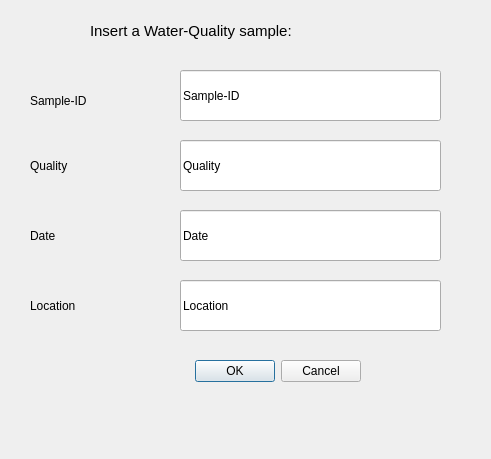
<?xml version="1.0" encoding="UTF-8"?>
<ui version="4.0">
 <class>Water</class>
 <widget class="QDialog" name="Water">
  <property name="geometry">
   <rect>
    <x>0</x>
    <y>0</y>
    <width>491</width>
    <height>459</height>
   </rect>
  </property>
  <property name="windowTitle">
   <string>Water Quality Sample Input</string>
  </property>
  <widget class="QDialogButtonBox" name="buttonBox">
   <property name="geometry">
    <rect>
     <x>20</x>
     <y>331</y>
     <width>341</width>
     <height>81</height>
    </rect>
   </property>
   <property name="orientation">
    <enum>Qt::Horizontal</enum>
   </property>
   <property name="standardButtons">
    <set>QDialogButtonBox::Cancel|QDialogButtonBox::Ok</set>
   </property>
  </widget>
  <widget class="QLabel" name="label_3">
   <property name="geometry">
    <rect>
     <x>30</x>
     <y>210</y>
     <width>141</width>
     <height>51</height>
    </rect>
   </property>
   <property name="text">
    <string>Date</string>
   </property>
  </widget>
  <widget class="QLineEdit" name="lineDate">
   <property name="geometry">
    <rect>
     <x>180</x>
     <y>210</y>
     <width>261</width>
     <height>51</height>
    </rect>
   </property>
   <property name="text">
    <string>Date</string>
   </property>
  </widget>
  <widget class="QLabel" name="label_4">
   <property name="geometry">
    <rect>
     <x>30</x>
     <y>260</y>
     <width>141</width>
     <height>91</height>
    </rect>
   </property>
   <property name="text">
    <string>Location</string>
   </property>
  </widget>
  <widget class="QLabel" name="label">
   <property name="geometry">
    <rect>
     <x>30</x>
     <y>70</y>
     <width>151</width>
     <height>61</height>
    </rect>
   </property>
   <property name="text">
    <string>Sample-ID</string>
   </property>
  </widget>
  <widget class="QLineEdit" name="lineSample">
   <property name="geometry">
    <rect>
     <x>180</x>
     <y>70</y>
     <width>261</width>
     <height>51</height>
    </rect>
   </property>
   <property name="text">
    <string>Sample-ID</string>
   </property>
  </widget>
  <widget class="QLabel" name="label_2">
   <property name="geometry">
    <rect>
     <x>30</x>
     <y>140</y>
     <width>141</width>
     <height>51</height>
    </rect>
   </property>
   <property name="text">
    <string>Quality</string>
   </property>
  </widget>
  <widget class="QLineEdit" name="lineQuality">
   <property name="geometry">
    <rect>
     <x>180</x>
     <y>140</y>
     <width>261</width>
     <height>51</height>
    </rect>
   </property>
   <property name="text">
    <string>Quality</string>
   </property>
  </widget>
  <widget class="QLineEdit" name="lineLocation">
   <property name="geometry">
    <rect>
     <x>180</x>
     <y>280</y>
     <width>261</width>
     <height>51</height>
    </rect>
   </property>
   <property name="text">
    <string>Location</string>
   </property>
  </widget>
  <widget class="QLabel" name="label_5">
   <property name="geometry">
    <rect>
     <x>90</x>
     <y>0</y>
     <width>581</width>
     <height>61</height>
    </rect>
   </property>
   <property name="font">
    <font>
     <pointsize>11</pointsize>
    </font>
   </property>
   <property name="text">
    <string>Insert a Water-Quality sample:</string>
   </property>
  </widget>
 </widget>
 <resources/>
 <connections>
  <connection>
   <sender>buttonBox</sender>
   <signal>accepted()</signal>
   <receiver>Water</receiver>
   <slot>accept()</slot>
   <hints>
    <hint type="sourcelabel">
     <x>248</x>
     <y>254</y>
    </hint>
    <hint type="destinationlabel">
     <x>157</x>
     <y>274</y>
    </hint>
   </hints>
  </connection>
  <connection>
   <sender>buttonBox</sender>
   <signal>rejected()</signal>
   <receiver>Water</receiver>
   <slot>reject()</slot>
   <hints>
    <hint type="sourcelabel">
     <x>316</x>
     <y>260</y>
    </hint>
    <hint type="destinationlabel">
     <x>286</x>
     <y>274</y>
    </hint>
   </hints>
  </connection>
 </connections>
</ui>
